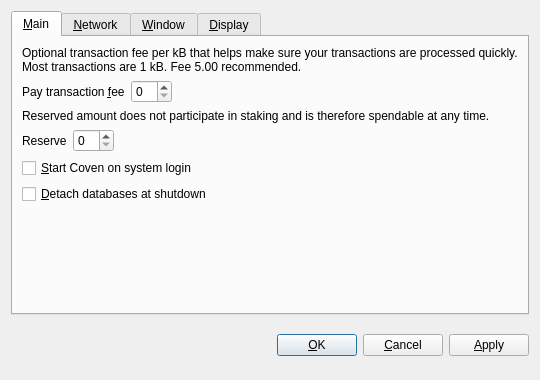
<?xml version="1.0" encoding="UTF-8"?>
<ui version="4.0">
 <class>OptionsDialog</class>
 <widget class="QDialog" name="OptionsDialog">
  <property name="geometry">
   <rect>
    <x>0</x>
    <y>0</y>
    <width>540</width>
    <height>380</height>
   </rect>
  </property>
  <property name="windowTitle">
   <string>Options</string>
  </property>
  <property name="modal">
   <bool>true</bool>
  </property>
  <layout class="QVBoxLayout" name="verticalLayout">
   <item>
    <widget class="QTabWidget" name="tabWidget">
     <property name="tabPosition">
      <enum>QTabWidget::North</enum>
     </property>
     <property name="currentIndex">
      <number>0</number>
     </property>
     <widget class="QWidget" name="tabMain">
      <attribute name="title">
       <string>&amp;Main</string>
      </attribute>
      <layout class="QVBoxLayout" name="verticalLayout_Main">
       <item>
        <widget class="QLabel" name="transactionFeeInfoLabel">
         <property name="text">
          <string>Optional transaction fee per kB that helps make sure your transactions are processed quickly. Most transactions are 1 kB. Fee 5.00 recommended.</string>
         </property>
         <property name="textFormat">
          <enum>Qt::PlainText</enum>
         </property>
         <property name="wordWrap">
          <bool>true</bool>
         </property>
        </widget>
       </item>
       <item>
        <layout class="QHBoxLayout" name="horizontalLayoutFee">
         <item>
          <widget class="QLabel" name="transactionFeeLabel">
           <property name="text">
            <string>Pay transaction &amp;fee</string>
           </property>
           <property name="textFormat">
            <enum>Qt::PlainText</enum>
           </property>
           <property name="buddy">
            <cstring>transactionFee</cstring>
           </property>
          </widget>
         </item>
         <item>
          <widget class="BitcoinAmountField" name="transactionFee"/>
         </item>
         <item>
          <spacer name="horizontalSpacerFee">
           <property name="orientation">
            <enum>Qt::Horizontal</enum>
           </property>
           <property name="sizeHint" stdset="0">
            <size>
             <width>40</width>
             <height>20</height>
            </size>
           </property>
          </spacer>
         </item>
        </layout>
       </item>
       <item>
        <widget class="QLabel" name="reserveBalanceInfoLabel">
         <property name="text">
          <string>Reserved amount does not participate in staking and is therefore spendable at any time.</string>
         </property>
         <property name="textFormat">
          <enum>Qt::PlainText</enum>
         </property>
         <property name="wordWrap">
          <bool>true</bool>
         </property>
        </widget>
       </item>
       <item>
        <layout class="QHBoxLayout" name="horizontalLayoutReserveBalance">
         <item>
          <widget class="QLabel" name="reserveBalanceLabel">
           <property name="text">
            <string>Reserve</string>
           </property>
           <property name="textFormat">
            <enum>Qt::PlainText</enum>
           </property>
           <property name="buddy">
            <cstring>reserveBalance</cstring>
           </property>
          </widget>
         </item>
         <item>
          <widget class="BitcoinAmountField" name="reserveBalance"/>
         </item>
         <item>
          <spacer name="horizontalSpacerReserveBalance">
           <property name="orientation">
            <enum>Qt::Horizontal</enum>
           </property>
           <property name="sizeHint" stdset="0">
            <size>
             <width>40</width>
             <height>20</height>
            </size>
           </property>
          </spacer>
         </item>
        </layout>
       </item>
       <item>
        <widget class="QCheckBox" name="bitcoinAtStartup">
         <property name="toolTip">
          <string>Automatically start Coven after logging in to the system.</string>
         </property>
         <property name="text">
          <string>&amp;Start Coven on system login</string>
         </property>
        </widget>
       </item>
       <item>
        <widget class="QCheckBox" name="detachDatabases">
         <property name="toolTip">
          <string>Detach block and address databases at shutdown. This means they can be moved to another data directory, but it slows down shutdown. The wallet is always detached.</string>
         </property>
         <property name="text">
          <string>&amp;Detach databases at shutdown</string>
         </property>
        </widget>
       </item>
       <item>
        <spacer name="verticalSpacer_Main">
         <property name="orientation">
          <enum>Qt::Vertical</enum>
         </property>
         <property name="sizeHint" stdset="0">
          <size>
           <width>20</width>
           <height>40</height>
          </size>
         </property>
        </spacer>
       </item>
      </layout>
     </widget>
     <widget class="QWidget" name="tabNetwork">
      <attribute name="title">
       <string>&amp;Network</string>
      </attribute>
      <layout class="QVBoxLayout" name="verticalLayout_Network">
       <item>
        <widget class="QCheckBox" name="mapPortUpnp">
         <property name="toolTip">
          <string>Automatically open the Coven client port on the router. This only works when your router supports UPnP and it is enabled.</string>
         </property>
         <property name="text">
          <string>Map port using &amp;UPnP</string>
         </property>
        </widget>
       </item>
       <item>
        <widget class="QCheckBox" name="connectSocks">
         <property name="toolTip">
          <string>Connect to the Coven network through a SOCKS proxy (e.g. when connecting through Tor).</string>
         </property>
         <property name="text">
          <string>&amp;Connect through SOCKS proxy:</string>
         </property>
        </widget>
       </item>
       <item>
        <layout class="QHBoxLayout" name="horizontalLayout_Network">
         <item>
          <widget class="QLabel" name="proxyIpLabel">
           <property name="text">
            <string>Proxy &amp;IP:</string>
           </property>
           <property name="textFormat">
            <enum>Qt::PlainText</enum>
           </property>
           <property name="buddy">
            <cstring>proxyIp</cstring>
           </property>
          </widget>
         </item>
         <item>
          <widget class="QValidatedLineEdit" name="proxyIp">
           <property name="maximumSize">
            <size>
             <width>140</width>
             <height>16777215</height>
            </size>
           </property>
           <property name="toolTip">
            <string>IP address of the proxy (e.g. 127.0.0.1)</string>
           </property>
          </widget>
         </item>
         <item>
          <widget class="QLabel" name="proxyPortLabel">
           <property name="text">
            <string>&amp;Port:</string>
           </property>
           <property name="textFormat">
            <enum>Qt::PlainText</enum>
           </property>
           <property name="buddy">
            <cstring>proxyPort</cstring>
           </property>
          </widget>
         </item>
         <item>
          <widget class="QLineEdit" name="proxyPort">
           <property name="maximumSize">
            <size>
             <width>55</width>
             <height>16777215</height>
            </size>
           </property>
           <property name="toolTip">
            <string>Port of the proxy (e.g. 9050)</string>
           </property>
          </widget>
         </item>
         <item>
          <widget class="QLabel" name="socksVersionLabel">
           <property name="text">
            <string>SOCKS &amp;Version:</string>
           </property>
           <property name="textFormat">
            <enum>Qt::PlainText</enum>
           </property>
           <property name="buddy">
            <cstring>socksVersion</cstring>
           </property>
          </widget>
         </item>
         <item>
          <widget class="QValueComboBox" name="socksVersion">
           <property name="toolTip">
            <string>SOCKS version of the proxy (e.g. 5)</string>
           </property>
          </widget>
         </item>
         <item>
          <spacer name="horizontalSpacer_Network">
           <property name="orientation">
            <enum>Qt::Horizontal</enum>
           </property>
           <property name="sizeHint" stdset="0">
            <size>
             <width>40</width>
             <height>20</height>
            </size>
           </property>
          </spacer>
         </item>
        </layout>
       </item>
       <item>
        <spacer name="verticalSpacer_Network">
         <property name="orientation">
          <enum>Qt::Vertical</enum>
         </property>
         <property name="sizeHint" stdset="0">
          <size>
           <width>20</width>
           <height>40</height>
          </size>
         </property>
        </spacer>
       </item>
      </layout>
     </widget>
     <widget class="QWidget" name="tabWindow">
      <attribute name="title">
       <string>&amp;Window</string>
      </attribute>
      <layout class="QVBoxLayout" name="verticalLayout_Window">
       <item>
        <widget class="QCheckBox" name="minimizeToTray">
         <property name="toolTip">
          <string>Show only a tray icon after minimizing the window.</string>
         </property>
         <property name="text">
          <string>&amp;Minimize to the tray instead of the taskbar</string>
         </property>
        </widget>
       </item>
       <item>
        <widget class="QCheckBox" name="minimizeOnClose">
         <property name="toolTip">
          <string>Minimize instead of exit the application when the window is closed. When this option is enabled, the application will be closed only after selecting Quit in the menu.</string>
         </property>
         <property name="text">
          <string>M&amp;inimize on close</string>
         </property>
        </widget>
       </item>
       <item>
        <spacer name="verticalSpacer_Window">
         <property name="orientation">
          <enum>Qt::Vertical</enum>
         </property>
         <property name="sizeHint" stdset="0">
          <size>
           <width>20</width>
           <height>40</height>
          </size>
         </property>
        </spacer>
       </item>
      </layout>
     </widget>
     <widget class="QWidget" name="tabDisplay">
      <attribute name="title">
       <string>&amp;Display</string>
      </attribute>
      <layout class="QVBoxLayout" name="verticalLayout_Display">
       <item>
        <layout class="QHBoxLayout" name="horizontalLayout_1_Display">
         <item>
          <widget class="QLabel" name="langLabel">
           <property name="text">
            <string>User Interface &amp;language:</string>
           </property>
           <property name="textFormat">
            <enum>Qt::PlainText</enum>
           </property>
           <property name="buddy">
            <cstring>lang</cstring>
           </property>
          </widget>
         </item>
         <item>
          <widget class="QValueComboBox" name="lang">
           <property name="toolTip">
            <string>The user interface language can be set here. This setting will take effect after restarting Coven.</string>
           </property>
          </widget>
         </item>
        </layout>
       </item>
       <item>
        <layout class="QHBoxLayout" name="horizontalLayout_2_Display">
         <item>
          <widget class="QLabel" name="unitLabel">
           <property name="text">
            <string>&amp;Unit to show amounts in:</string>
           </property>
           <property name="textFormat">
            <enum>Qt::PlainText</enum>
           </property>
           <property name="buddy">
            <cstring>unit</cstring>
           </property>
          </widget>
         </item>
         <item>
          <widget class="QValueComboBox" name="unit">
           <property name="toolTip">
            <string>Choose the default subdivision unit to show in the interface and when sending coins.</string>
           </property>
          </widget>
         </item>
        </layout>
       </item>
       <item>
        <widget class="QCheckBox" name="displayAddresses">
         <property name="toolTip">
          <string>Whether to show Coven addresses in the transaction list or not.</string>
         </property>
         <property name="text">
          <string>&amp;Display addresses in transaction list</string>
         </property>
        </widget>
       </item>
       <item>
        <widget class="QCheckBox" name="coinControlFeatures">
         <property name="toolTip">
          <string>Whether to show coin control features or not.</string>
         </property>
         <property name="text">
          <string>Display coin &amp;control features (experts only!)</string>
         </property>
        </widget>
       </item>
       <item>
        <spacer name="verticalSpacer_Display">
         <property name="orientation">
          <enum>Qt::Vertical</enum>
         </property>
         <property name="sizeHint" stdset="0">
          <size>
           <width>20</width>
           <height>40</height>
          </size>
         </property>
        </spacer>
       </item>
      </layout>
     </widget>
    </widget>
   </item>
   <item>
    <layout class="QHBoxLayout" name="horizontalLayout_Buttons">
     <item>
      <spacer name="horizontalSpacer_1">
       <property name="orientation">
        <enum>Qt::Horizontal</enum>
       </property>
       <property name="sizeHint" stdset="0">
        <size>
         <width>40</width>
         <height>48</height>
        </size>
       </property>
      </spacer>
     </item>
     <item>
      <widget class="QLabel" name="statusLabel">
       <property name="font">
        <font>
         <weight>75</weight>
         <bold>true</bold>
        </font>
       </property>
       <property name="text">
        <string/>
       </property>
       <property name="textFormat">
        <enum>Qt::PlainText</enum>
       </property>
       <property name="wordWrap">
        <bool>true</bool>
       </property>
      </widget>
     </item>
     <item>
      <spacer name="horizontalSpacer_2">
       <property name="orientation">
        <enum>Qt::Horizontal</enum>
       </property>
       <property name="sizeHint" stdset="0">
        <size>
         <width>40</width>
         <height>48</height>
        </size>
       </property>
      </spacer>
     </item>
     <item>
      <widget class="QPushButton" name="okButton">
       <property name="text">
        <string>&amp;OK</string>
       </property>
      </widget>
     </item>
     <item>
      <widget class="QPushButton" name="cancelButton">
       <property name="text">
        <string>&amp;Cancel</string>
       </property>
       <property name="autoDefault">
        <bool>false</bool>
       </property>
      </widget>
     </item>
     <item>
      <widget class="QPushButton" name="applyButton">
       <property name="text">
        <string>&amp;Apply</string>
       </property>
       <property name="autoDefault">
        <bool>false</bool>
       </property>
      </widget>
     </item>
    </layout>
   </item>
  </layout>
 </widget>
 <customwidgets>
  <customwidget>
   <class>BitcoinAmountField</class>
   <extends>QSpinBox</extends>
   <header>bitcoinamountfield.h</header>
  </customwidget>
  <customwidget>
   <class>QValueComboBox</class>
   <extends>QComboBox</extends>
   <header>qvaluecombobox.h</header>
  </customwidget>
  <customwidget>
   <class>QValidatedLineEdit</class>
   <extends>QLineEdit</extends>
   <header>qvalidatedlineedit.h</header>
  </customwidget>
 </customwidgets>
 <resources/>
 <connections/>
</ui>
